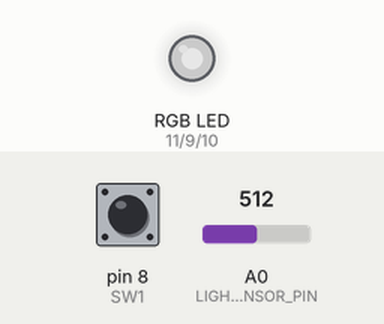
Recording of a sketch running on a simulated Arduino Uno, built with avr-gcc and run on an emulated ATmega328P. Parts: an RGB LED mixed from three pins (HIGH = lit). The test bench sets the inputs (shaded band); at power-on: A0 (LIGHT_SENSOR_PIN) = 512, pin 8 (SW1) HIGH. Dim RGB values are drawn brighter than linear.

Above: at 1.2 s.
1.3 s: A0 (LIGHT_SENSOR_PIN) set to 306
At 1.78 s:
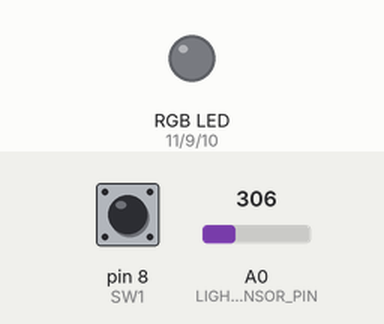
4.3 s: pin 8 (SW1) pulled LOW for 1 s
At 7.27 s:
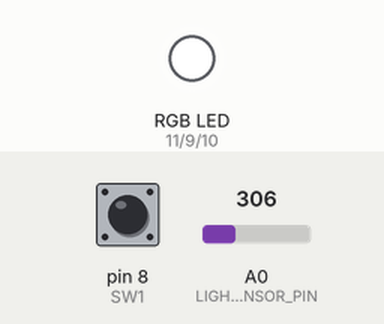
7.3 s: pin 8 (SW1) pulled LOW for 0.15 s
At 7.95 s:
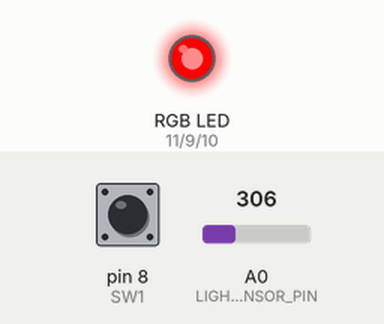
10.3 s: pin 8 (SW1) pulled LOW for 3.2 s
15.0 s: A0 (LIGHT_SENSOR_PIN) set to 0
Timing chart, 0 to 19.0 s (numbered marks = the images above; inputs shaded):
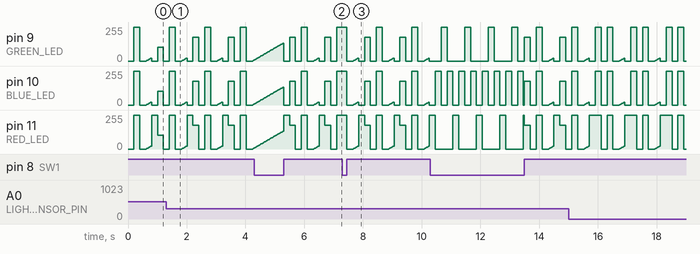

The sketch:

PIE_MP1_PatternCode.ino
```cpp
// Bike Light Arduino Program adapted from Brad Minch's example code, FSM04, found on the PIE GitHub.


// mechanical constants/mappings
const uint8_t GREEN_LED = 9; // note that all of these ports must be PWM compatible
const uint8_t BLUE_LED = 10;
const uint8_t RED_LED = 11;
const uint8_t SW1 = 8;       // switch is a button
const uint8_t LIGHT_SENSOR_PIN = A0; // the analog pin the phototransistor is connected to


// pattern constants
const uint16_t BLINK_INTERVAL      = 500; // time between on/off state on flash pattern
const uint16_t DEBOUNCE_TIME       = 200; // time between
const uint16_t BREATHING_INTERVAL = 20;  // how often to update brightness (ms)
const uint16_t BREATHING_STEPS     = 100; // number of steps from 0 to max brightness
const uint8_t LED_PINS[] = {RED_LED, BLUE_LED, GREEN_LED}; // ordered from top to bottom
const uint16_t BOUNCE_INTERVAL     = 200; // speed of bounce (switching time)


// state machine foundation
// this is done so that we create a pointer for our state, meaning we can call the variable
// as opposed to having to switch between the cases for each state
typedef void (*STATE_HANDLER_T)();


// forward declarations for all functions to avoid compile-time errors
void pattern_all_off();
void pattern_all_on();
void pattern_all_flash();
void pattern_breathing();
void pattern_bounce();
void pattern_transistor_dimmer();


// forward declarations for used variables to avoid compile-time errors
STATE_HANDLER_T prior_state, state;
uint32_t led_time;
bool last_button_state = LOW;
bool button_pressed = false;
uint8_t  current_led       = 0;   // current LED in bouncing pattern
int8_t   bounce_direction    = 1;   // 1 = going down, -1 = going up
uint8_t  brightness        = 0;   // measured from 0-255 as 0-100% respectively
int8_t   brightness_direction = 1;   // 1 for increasing, -1 for decreasing
uint16_t breathing_step      = 0;   // current step in breathing cycle


/*!
@brief This is a helper function to allow for easier switching between states. It treats a button
press as a toggle with a debounce time, preventing microsecond state switches, and ensures a
smoother and stable switching of states. You can only switch from your current state to the
provided new state. The unique switch allows for varying buttons to activate varying states.
@param switch_pin is the Digital Pin Number on the Arduino that is mapped to your switch cycle.
@param next_state is the next state the button press should switch to.
*/
void toggleButtonPressSwitch(uint8_t switch_pin, STATE_HANDLER_T next_state) {
  static uint32_t last_valid_press = 0;      // the last recorded time of a valid press
  bool current_button = digitalRead(switch_pin);   // get pin number for switch from argument
  uint32_t current_time = millis();              // elapsed time of run time in ms
  if (current_button == HIGH && (current_time - last_valid_press) > DEBOUNCE_TIME) {
    last_valid_press = current_time; // update time
    state = next_state;              // update state
  }
}


/*!
This is a function that exists as a state for the bike light LED pattern cycle. In this state, the LEDs will all be off. The next state is pattern_all_on.
*/
void pattern_all_off() {
  if (state != prior_state) { // inital state conditions
    prior_state = state;
    digitalWrite(GREEN_LED, LOW);
    digitalWrite(RED_LED, LOW);
    digitalWrite(BLUE_LED, LOW);
  }

  toggleButtonPressSwitch(SW1, pattern_all_on); // button press state switch

  if (state != prior_state) { // conditions when leaving state (clean up)
    digitalWrite(GREEN_LED, LOW);
    digitalWrite(RED_LED, LOW);
    digitalWrite(BLUE_LED, LOW);
  }
}


/*!
This is a function that exists as a state for the bike light LED pattern cycle. In this state, the LEDs will all be off. The next state is pattern_all_flash.
*/
void pattern_all_on() {
  if (state != prior_state) { // inital state conditions
    prior_state = state;
    digitalWrite(GREEN_LED, HIGH);
    digitalWrite(BLUE_LED, HIGH);
    digitalWrite(RED_LED, HIGH);
  }

  toggleButtonPressSwitch(SW1, pattern_all_flash); // button press state switch

  if (state != prior_state) { // conditions when leaving state (clean up)
    digitalWrite(GREEN_LED, LOW);
    digitalWrite(RED_LED, LOW);
    digitalWrite(BLUE_LED, LOW);
  }
}


/*!
This is a function that exists as a state for the bike light LED pattern cycle. In this state, all LEDs will flash together. The next state is pattern_breathing.
*/
void pattern_all_flash() {
  if (state != prior_state) { // initial state conditions
    prior_state = state;
    led_time = millis();
  }

  // state tasks - flash all LEDs together (alternate between on/off at the same time)
  uint32_t t = millis();
  if (t >= BLINK_INTERVAL + led_time){
    digitalWrite(RED_LED, !digitalRead(RED_LED));
    digitalWrite(BLUE_LED, !digitalRead(BLUE_LED));
    digitalWrite(GREEN_LED, !digitalRead(GREEN_LED));
    led_time = t;
  }

  toggleButtonPressSwitch(SW1, pattern_breathing); // button press state switch

  if (state != prior_state) { // conditions when leaving state (clean up)
    digitalWrite(GREEN_LED, LOW);
    digitalWrite(RED_LED, LOW);
    digitalWrite(BLUE_LED, LOW);
  }
}


/*!
This is a function that exists as a state for the bike light LED pattern cycle. In this state, the LEDs will smoothly fade in and out like breathing. The next state is pattern_bounce.
@note this is only possible through the PWM ports, so make sure your LEDs fit here. PWM essentially takes a digital signal (0/1) and translates it to analog (variable) by measuring the
time between intervals and the duration of the state, meaning in a 1-second interval, being on 1 for .5 seconds would translate to 50%, and thus be 50% brightness. For Arduino's purposes,
0% maps to 0 and 100% maps to 255.
*/
void pattern_breathing() {
  if (state != prior_state) { // initial state conditions
    prior_state = state;
    brightness = 0;
    brightness_direction = 1;
    breathing_step = 0;
    led_time = millis();
  }

  // state tasks - update breathing effect
  uint32_t t = millis();
  if (t >= led_time + BREATHING_INTERVAL) {   // check if enough time has passed for next brightness update
    breathing_step += brightness_direction;  // move to next step (down +1 or up -1)

    // map() converts breathing_step range (0 to BREATHING_STEPS) into PWM range (0 to 255)
    // example: if breathing_step=50 and BREATHING_STEPS=100, map returns 127 (half brightness)
    brightness = map(breathing_step, 0, BREATHING_STEPS, 0, 255);

    // apply calculated brightness to all LEDs using PWM (0 = off, 255 = max brightness)
    analogWrite(RED_LED, brightness);
    analogWrite(GREEN_LED, brightness);
    analogWrite(BLUE_LED, brightness);

    // reverse direction when we hit the limits to create a bouncing effect
    if (breathing_step >= BREATHING_STEPS) { // reached maximum brightness
      brightness_direction = -1;             // start fading down
    } else if (breathing_step <= 0) {       // reached minimum brightness
      brightness_direction = 1;              // start fading up
    }

    led_time = t; // update time for next interval
  }

  toggleButtonPressSwitch(SW1, pattern_bounce); // button press state switch

  if (state != prior_state) { // conditions when leaving state (clean up)
    analogWrite(RED_LED, 0);
    analogWrite(GREEN_LED, 0);
    analogWrite(BLUE_LED, 0);
  }
}


void pattern_bounce() {
  // sizeof(LED_PINS) gives total bytes, sizeof(LED_PINS[0]) gives bytes per element
  // dividing gives the number of elements in the array (e.g., 3 LEDs) (this is a byproduct of C not being similar to python)
  uint8_t NUM_LEDS = sizeof(LED_PINS) / sizeof(LED_PINS[0]);

  if (state != prior_state) {   // initial state conditions
    prior_state = state;
    current_led = 0;           // start with first LED (index 0 = RED_LED)
    bounce_direction = 1;      // +1 means moving forward through array (RED to BLUE to GREEN)
    led_time = millis();

    // ensure all LEDs start in the off state
    for (uint8_t i = 0; i < NUM_LEDS; i++) {
      digitalWrite(LED_PINS[i], LOW);
    }
    digitalWrite(LED_PINS[current_led], HIGH); // illuminate only the starting LED
  }

  // state tasks - bounce between LEDs
  uint32_t t = millis();
  if (t >= led_time + BOUNCE_INTERVAL) {         // check if enough time passed for next bounce step
    digitalWrite(LED_PINS[current_led], LOW);    // turn off currently lit LED before moving

    current_led += bounce_direction;             // move index: +1 goes forward, -1 goes backward

    // boundary checking - prevent array out of bounds and create bounce effect
    if (current_led >= NUM_LEDS - 1) {       // hit the end of array (GREEN LED)
      current_led = NUM_LEDS - 1;            // clamp to last valid index
      bounce_direction = -1;               // reverse to go backward (GREEN to BLUE to RED)
    } else if (current_led <= 0) {           // hit the beginning of array (RED LED)
      current_led = 0;                       // clamp to first index
      bounce_direction = 1;                  // reverse to go forward (RED to BLUE to GREEN)
    }

    digitalWrite(LED_PINS[current_led], HIGH); // illuminate the new LED position
    led_time = t;                            // update timing for next bounce interval
  }

  toggleButtonPressSwitch(SW1, pattern_transistor_dimmer); // button press state switch

  if (state != prior_state) { // conditions when leaving state (clean up)
    // ensure all LEDs are off when exiting this pattern
    for (uint8_t i = 0; i < NUM_LEDS; i++) {
      digitalWrite(LED_PINS[i], LOW);
    }
  }
}


/*!
@brief This is a function that exists as a state on the bike light that uses the phototransistor to control the LED brightness inversely.
When there is no light detected, the LEDs will be at maximum brightness. When there is light, they will dim.
*/
void pattern_transistor_dimmer() {
  if (state != prior_state) { // initial state conditions
    prior_state = state;
    analogWrite(RED_LED, 0);
    analogWrite(GREEN_LED, 0);
    analogWrite(BLUE_LED, 0);
  }

  // state tasks - read the sensor output (from voltage divider circuit) and set LED brightness
  int lightSensorValue = analogRead(LIGHT_SENSOR_PIN);

  // map() converts the light sensor range (0-1023) to an inverted PWM range (255-0); this makes the LEDs brighter with less light and dimmer with more light.
  // We chose a value of light sensor range ending at 800 and starting at 100 to make the effect more obvious using the constrain macro.
  lightSensorValue = constrain(lightSensorValue, 100, 800);
  int ledBrightness = map(lightSensorValue, 100, 800, 255, 0);

  // apply the brightness to all LEDs
  analogWrite(RED_LED, ledBrightness);
  analogWrite(GREEN_LED, ledBrightness);
  analogWrite(BLUE_LED, ledBrightness);

  toggleButtonPressSwitch(SW1, pattern_all_off); // button press state switch

  if (state != prior_state) { // conditions when leaving state (clean up)
    analogWrite(RED_LED, 0);
    analogWrite(GREEN_LED, 0);
    analogWrite(BLUE_LED, 0);
  }
}


/*
@brief This function is always called initially when the sketch is loaded. This will be run initially and define our pins as either inputs or outputs while stating  the initial state they should be at.
*/
void setup() {
  pinMode(GREEN_LED, OUTPUT); // configure green LED pin as output (send voltage vs. read voltage)
  pinMode(BLUE_LED, OUTPUT);  // configure blue LED pin as output
  pinMode(RED_LED, OUTPUT);   // configure red LED pin as output
  pinMode(SW1, INPUT);        // configure switch pin as input

  // set initial LED states
  digitalWrite(GREEN_LED, LOW);
  digitalWrite(BLUE_LED, LOW);
  digitalWrite(RED_LED, LOW);

  // initialize state machine
  prior_state = NULL;
  state = pattern_all_off; // start with first pattern
}


void loop() {
  state(); // execute current pattern function
}
```
